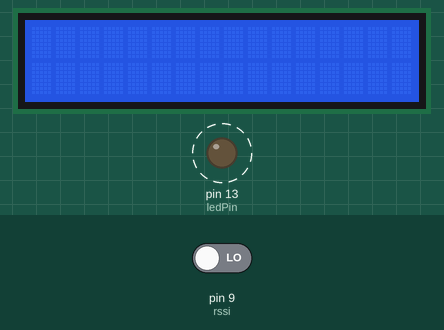
Bench run of a sketch on a simulated Arduino Uno, built with avr-gcc and run on an emulated ATmega328P. On the bench: 16×2 character LCD, output pins drawn as LEDs (lit = HIGH). Dashed ring = blinking. The inputs (shaded band) are chosen by the test bench; at power-on: pin 9 (rssi) LOW.

Above: at 0.1 s.
At 1.2 s:
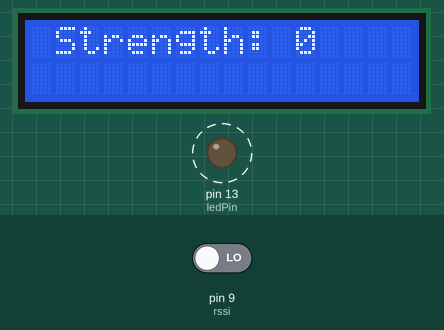
Timing chart, 0 to 130.0 s (numbered marks = the images above):
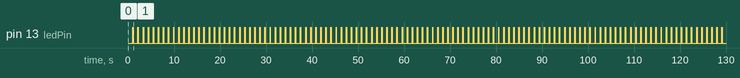

The sketch:

XBee_RSSI_Status.ino
```cpp
/*
 * XBee RSSI Status Display
 *
 * Stanford SSI Rockets IREC 2017
 * R.Wong
 *
 * rev 1.0 2017-05-01 Working Serial Display
 * rev 1.1 2017-05-18 Working with LCD Display.
 *
 * LCD Display Circuit:
 * LCD RS pin to digital pin 12
 * LCD Enable pin to digital pin 11
 * LCD D4 pin to digital pin 5
 * LCD D5 pin to digital pin 4
 * LCD D6 pin to digital pin 3
 * LCD D7 pin to digital pin 2
 * LCD R/W pin to ground
 * 10K resistor:
 * ends to +5V and ground
 * wiper to LCD VO pin (pin 3)
 */

#include <SoftwareSerial.h>
#include <LiquidCrystal.h>

int xBeeRX = 7; // Connect Arduino pin 8 to Xbee TX pin
int xBeeTX = 8; // Connect Arduino pin 9 to Xbee RX pin
int rssi = 9; // RSSI digitalPin
int ledPin = 13; //LED
int val = 0; // storage value
float alpha = 2.0/(1+15); // filter constant (smaller = longer delay)

SoftwareSerial xBeeSerial(xBeeRX, xBeeTX);// Define SoftwareSerial xBeeSerial RX/TX pins
LiquidCrystal lcd(12, 11, 5, 4, 3, 2);

unsigned long rssiDur;

void setup() {
  // initialize both serial ports:
  Serial.begin(9600);
  xBeeSerial.begin(9600);
  lcd.begin(16, 2);
  pinMode(rssi, INPUT);
  pinMode(ledPin, OUTPUT);
}

void loop() {
  rssiDur = pulseIn(rssi, LOW);
  val = (alpha * rssiDur) + ((1.0 - alpha) * val); // exp running average filter
//  Serial.print(" Strength: ");
//  Serial.print(val);
//  Serial.println();
  lcd.clear();
  lcd.print(" Strength: ");
  lcd.print(val);
  digitalWrite(ledPin, HIGH);
  delay(100);
  digitalWrite(ledPin, LOW);
}


//
//  if (xBeeSerial.available()) {
//      incomingByte = xBeeSerial.read();
//    }
//
//    if (incomingByte != checkByte){
////      Serial.print(" Byte: ");
////      Serial.print(incomingByte, HEX);
//      Serial.print(" Strength: ");
//      Serial.print(rssiDur);
//      Serial.println();
//      checkByte = incomingByte;
//      delay(200);
//    }
//////    digitalWrite(ledPin, LOW);
```

Measured:
- by itself, pin 13 (ledPin): alternates HIGH for 0.10 s and LOW for 1.0 s
